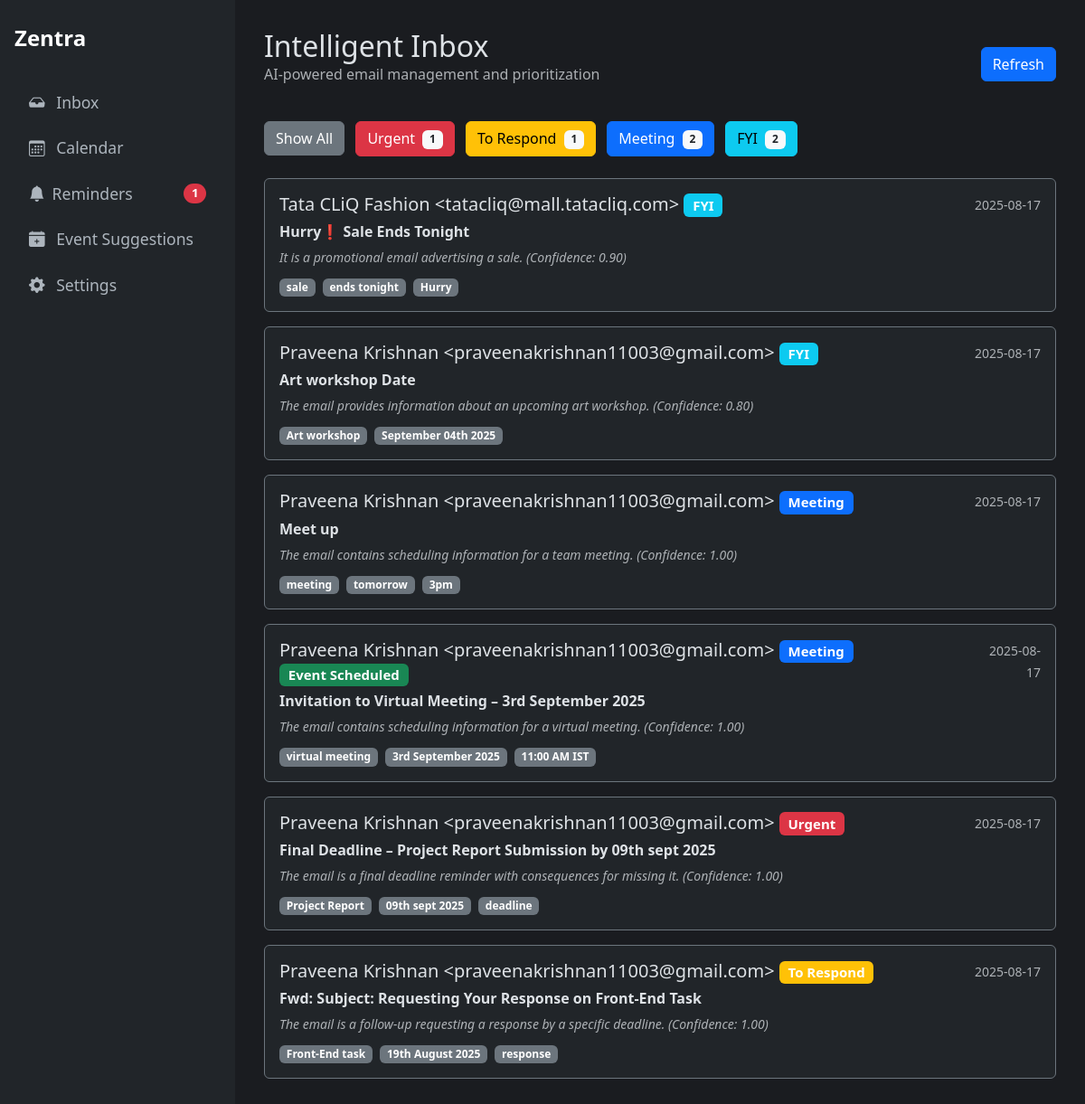
Page /recent_classified on the earlier database version.
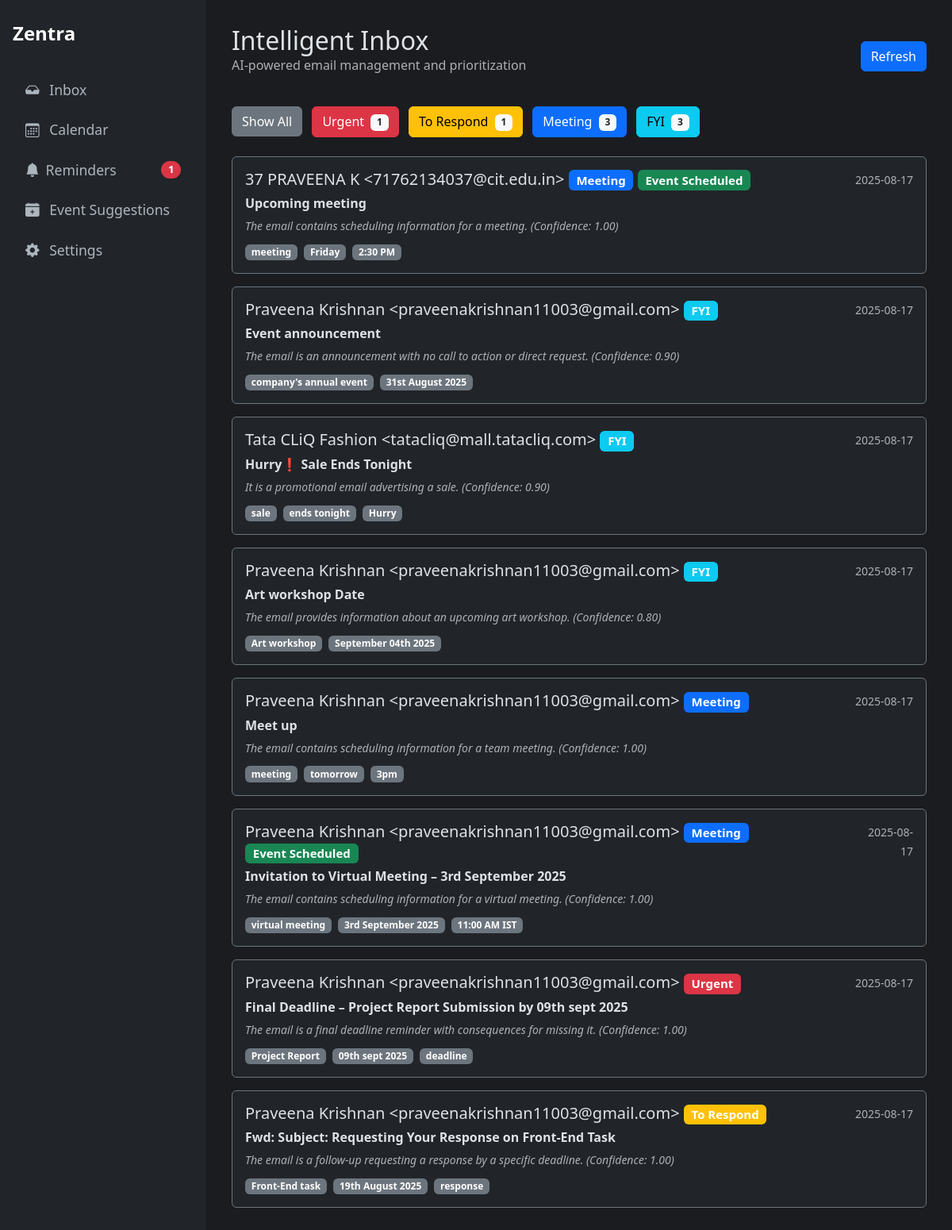
Same page on the later database version.
### tables this page shows
CREATE TABLE classifications (
    id INTEGER PRIMARY KEY AUTOINCREMENT,
    gmail_message_id TEXT UNIQUE NOT NULL, -- NEW: Added unique message ID
    created_at TIMESTAMP NOT NULL DEFAULT CURRENT_TIMESTAMP,
    subject TEXT NOT NULL,
    sender TEXT NOT NULL,
    body TEXT,
    category TEXT,
    confidence REAL,
    priority_analysis TEXT,
    category_reason TEXT,
    summary TEXT,
    important_terms TEXT,
    response_draft TEXT
);

CREATE TABLE suggested_events (
    id INTEGER PRIMARY KEY AUTOINCREMENT,
    status TEXT NOT NULL ,
    type TEXT NOT NULL, -- 'meeting' or 'deadline'
    summary TEXT NOT NULL,
    time_expression TEXT NOT NULL, -- MODIFIED: Replaced start_time and end_time
    description TEXT,
    source_email_id INTEGER,
    FOREIGN KEY (source_email_id) REFERENCES classifications (id)
);

### Oauth.py (the view)
@app.route("/recent_classified")
def recent_classified_view():
    category_filter = request.args.get('category', None)
    classifications = database.get_recent_classifications(category_filter=category_filter)
    category_counts = database.get_category_counts()
    category_colors = {"Urgent": "danger", "To Respond": "warning", "Meeting": "primary", "FYI": "info", "Uncategorized": "secondary"}
    return render_template("history.html", classifications=classifications, counts=category_counts, category_colors=category_colors)

### Oauth.py (called while the page is built)
@app.context_processor
def inject_counts():
    pending_reminders_count = database.get_pending_reminders_count()
    return dict(pending_reminders_count=pending_reminders_count)

### database.py (called while the page is built)
def get_db_connection():
    conn = sqlite3.connect(DATABASE_FILE, timeout=10)
    conn.row_factory = sqlite3.Row
    return conn

def get_recent_classifications(category_filter=None, limit=25):
    conn = get_db_connection()
    query = """
        SELECT
            c.id, c.subject, c.sender, c.category, c.confidence,
            c.category_reason, c.important_terms, c.created_at,
            s.status as suggestion_status
        FROM
            classifications c
        LEFT JOIN
            suggested_events s ON c.id = s.source_email_id
    """
    params = []
    if category_filter:
        query += ' WHERE c.category = ?'
        params.append(category_filter)
    query += ' ORDER BY c.id DESC LIMIT ?'
    params.append(limit)
    classifications = conn.execute(query, tuple(params)).fetchall()
    conn.close()
    return classifications

def get_category_counts():
    conn = get_db_connection()
    counts = conn.execute('SELECT category, COUNT(id) as count FROM classifications GROUP BY category').fetchall()
    conn.close()
    return {row['category']: row['count'] for row in counts}

def get_pending_reminders_count():
    conn = get_db_connection()
    count = conn.execute(
        "SELECT COUNT(id) FROM reminders WHERE status = 'active'"
    ).fetchone()[0]
    conn.close()
    return count

### templates/history.html
{% extends "layout.html" %}
{% block content %}
<div class="d-flex justify-content-between align-items-center mb-4">
  <div>
    <h1 class="h2 mb-0">Intelligent Inbox</h1>
    <p class="text-muted">AI-powered email management and prioritization</p>
  </div>
  <a href="/recent_classified" class="btn btn-primary">Refresh</a>
</div>
<div class="mb-4">
  <a href="/recent_classified" class="btn btn-secondary me-2">Show All</a>
  <a href="/recent_classified?category=Urgent" class="btn btn-danger me-2">Urgent <span class="badge bg-light text-dark ms-1">{{ counts.get('Urgent', 0) }}</span></a>
  <a href="/recent_classified?category=To Respond" class="btn btn-warning me-2">To Respond <span class="badge bg-light text-dark ms-1">{{ counts.get('To Respond', 0) }}</span></a>
  <a href="/recent_classified?category=Meeting" class="btn btn-primary me-2">Meeting <span class="badge bg-light text-dark ms-1">{{ counts.get('Meeting', 0) }}</span></a>
  <a href="/recent_classified?category=FYI" class="btn btn-info">FYI <span class="badge bg-light text-dark ms-1">{{ counts.get('FYI', 0) }}</span></a>
</div>
{% for item in classifications %}
<a href="/classification/{{ item.id }}" class="text-decoration-none text-white">
  <div class="card mb-3 bg-dark border-secondary">
    <div class="card-body">
      <div class="d-flex w-100 justify-content-between">
        <div class="flex-grow-1">
          <h5 class="mb-1">{{ item.sender }} <span class="badge bg-{{ category_colors.get(item.category, 'secondary') }}">{{ item.category }}</span>
            {% if item.suggestion_status == 'accepted' %}
              <span class="badge bg-success">Event Scheduled</span>
            {% endif %}
          </h5>
          <p class="mb-1"><strong>{{ item.subject }}</strong></p>
          <p class="mb-0 text-muted fst-italic">
            <small>{{ item.category_reason }} (Confidence: {{ "%.2f"|format(item.confidence|float) }})</small>
          </p>
          <div class="mt-2">
            {% if item.important_terms %}
              {% for term in item.important_terms.split(',')[:3] %}
                {% if term.strip() %}
                  <span class="badge bg-secondary me-1">{{ term.strip() }}</span>
                {% endif %}
              {% endfor %}
            {% endif %}
          </div>
        </div>
        <div class="text-end">
          <small class="text-muted">{{ item.created_at[:10] }}</small>
        </div>
      </div>
    </div>
  </div>
</a>
{% else %}
<div class="alert alert-info">No classified emails in history.</div>
{% endfor %}
{% endblock %}

### templates/layout.html (shortened to what this page needs)
<!doctype html>
<html lang="en" data-bs-theme="dark">
  <head>
    <link href="https://cdn.jsdelivr.net/npm/bootstrap@5.3.3/dist/css/bootstrap.min.css" rel="stylesheet">
    <link href="https://cdn.jsdelivr.net/npm/bootstrap-icons@1.11.3/font/bootstrap-icons.min.css" rel="stylesheet">
  </head>
  <body>
    <div class="sidebar d-flex flex-column">
      <div class="sidebar-header">Zentra</div>
      <ul class="nav flex-column">
        <li class="nav-item">
          <a class="nav-link" href="/recent_classified">
            <i class="bi bi-inbox-fill me-2"></i> Inbox
          </a>
        </li>
        <li class="nav-item">
          <a class="nav-link" href="/calendar">
            <i class="bi bi-calendar3 me-2"></i> Calendar
          </a>
        </li>
        <li class="nav-item">
          <a class="nav-link d-flex align-items-center" href="/reminders">
            <i class="bi bi-bell-fill me-2"></i>
            <span>Reminders</span>
            {% if pending_reminders_count > 0 %}
              <span class="badge bg-danger rounded-pill ms-auto">{{ pending_reminders_count }}</span>
            {% endif %}
          </a>
        </li>
        <li class="nav-item">
          <a class="nav-link" href="/suggestions">
            <i class="bi bi-calendar-plus-fill me-2"></i> Event Suggestions
          </a>
        </li>
        <li class="nav-item mt-auto">
          <a class="nav-link" href="/settings">
            <i class="bi bi-gear-fill me-2"></i> Settings
          </a>
        </li>
      </ul>
    </div>
    <div class="main-content">
      {% block content %}{% endblock %}
    </div>
  </body>
</html>

### templates/layout.html (style rules this page uses)
body { display: flex; min-height: 100vh; background-color: #1a1c20; color: #dee2e6; }
.sidebar { width: 260px; flex-shrink: 0; background-color: #212529; padding: 1.5rem 1rem; }
.main-content { flex-grow: 1; padding: 2rem; overflow-y: auto; }
.nav-link { color: #adb5bd; font-size: 1.1rem; margin-bottom: 0.5rem; }
.sidebar-header { font-size: 1.5rem; font-weight: bold; color: #fff; margin-bottom: 2rem; }

Differences in the rows shown:
added suggested_events: sender "37 PRAVEENA K <71762134037@cit.edu.in>", category "Meeting", status "Event Scheduled", subject "Upcoming meeting", category_reason "The email contains scheduling information for a meeting.", strip "meeting" "Friday" "2:30 PM", created_at "2025-08-17"
added classifications: confidence "1.00"
added classifications: sender "Praveena Krishnan <praveenakrishnan11003@gmail.com>", category "FYI", subject "Event announcement", category_reason "The email is an announcement with no call to action or direct request.", confidence "0.90", strip "company's annual event" "31st August 2025", created_at "2025-08-17"
Other differences:
{{ counts.get('Meeting', 0) }}: "2" → "3"
{{ counts.get('FYI', 0) }}: "2" → "3"
